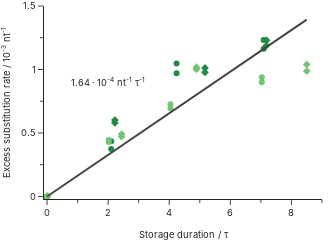

Notebook source saved alongside this figure:
### Code cell
df = data.data[f"overall_error_rates"].copy()
df.drop(df.loc[df['type'] == "delevents"].index, inplace=True)
df.drop(df.loc[df['type'] == "deletions"].index, inplace=True)
df.drop(df.loc[df['type'] == "insertions"].index, inplace=True)


colors = ['#238b45', '#74c476', '#bae4b3']


df['delta_rate'] = df['rate']
for group in df['group'].unique():
    for errortype in df['type'].unique():
        for read in df['read'].unique():
            idata = df.loc[(df['group'] == group) & (df['type'] == errortype) & (df['read'] == read)]
            baseline = df.loc[(df['delta_series_var'] == 0) & (df['group'] == group) & (df['type'] == errortype) & (df['read'] == read), 'rate'].mean()
            df.loc[(df['group'] == group) & (df['type'] == errortype) & (df['read'] == read), 'delta_rate'] -= baseline

df[['prov', 'GC']] = df['group'].str.split("_", expand=True)

fig = px.scatter(
    df, 
    x=df['delta_series_var'], 
    y=df['delta_rate']*1000, 
    color='prov',
    symbol='GC', 
    trendline='ols',
    trendline_scope="overall",
    trendline_options={"add_constant": False},
    trendline_color_override="#444444",
    color_discrete_sequence=['#238b45', '#74c476', '#bae4b3']
)
fig.add_annotation(
    x=2, y=0.9,
    text=f"{10*px.get_trendline_results(fig).px_fit_results[0].params[0]:.2f} · 10<sup>-4</sup> nt<sup>-1</sup> τ<sup>-1</sup>",
    showarrow=False,
    font={'family': "Inter", 'size': 28/3}
)


fig.update_layout(
    template="simple_white", 
    height=220, 
    width=330, 
    showlegend=False, 
    margin=dict(l=0, r=8, t=5, b=0),
    font_family="Inter",
    legend_font_size=28/3,
)
fig.update_xaxes(
    title_text='Storage duration / τ',
    title_font_family="Inter", 
    title_font_size=28/3, 
    range=[-0.1, 9],
    dtick=2,
    minor_ticks="outside", 
    minor_dtick=1,
    tickfont_size=28/3, 
)
fig.update_yaxes(
    title_text='Excess substitution rate / 10<sup>-3</sup> nt<sup>-1</sup>',
    title_font_family="Inter", 
    title_font_size=28/3, 
    range=[-0.02, 1.5],
    dtick=0.5,
    minor_ticks="outside", 
    minor_dtick=0.25,
    tickfont_size=28/3, 
)


fig.show()
fig.write_image("error_rates.svg")

### Figure 1 — Plotly figure (JSON) as saved in the notebook; plotly's stock layout.template omitted (floating-point values rounded to 4 significant figures)
{"data": [{"hovertemplate": "prov=Genscript<br>GC=GCall<br>delta_series_var=%{x}<br>y=%{y}<extra></extra>", "legendgroup": "Genscript, GCall", "marker": {"color": "#238b45", "symbol": "circle"}, "mode": "markers", "name": "Genscript, GCall", "orientation": "v", "showlegend": true, "type": "scatter", "x": [0, 0, 2.1, 2.1, 4.24, 4.24, 7.09, 7.09], "xaxis": "x", "y": [0, 0, 0.373, 0.4351, 0.9698, 1.048, 1.233, 1.163], "yaxis": "y"}, {"hovertemplate": "prov=Genscript<br>GC=GCfix<br>delta_series_var=%{x}<br>y=%{y}<extra></extra>", "legendgroup": "Genscript, GCfix", "marker": {"color": "#238b45", "symbol": "diamond"}, "mode": "markers", "name": "Genscript, GCfix", "orientation": "v", "showlegend": true, "type": "scatter", "x": [0, 0, 2.22, 2.22, 5.17, 5.17, 7.18, 7.18], "xaxis": "x", "y": [0, 0, 0.5806, 0.6018, 0.9779, 1.012, 1.23, 1.188], "yaxis": "y"}, {"hovertemplate": "prov=Twist<br>GC=GCall<br>delta_series_var=%{x}<br>y=%{y}<extra></extra>", "legendgroup": "Twist, GCall", "marker": {"color": "#74c476", "symbol": "circle"}, "mode": "markers", "name": "Twist, GCall", "orientation": "v", "showlegend": true, "type": "scatter", "x": [0, 0, 2.02, 2.02, 4.04, 4.04, 7.03, 7.03], "xaxis": "x", "y": [0, 0, 0.4443, 0.4286, 0.726, 0.6938, 0.9394, 0.8998], "yaxis": "y"}, {"hovertemplate": "prov=Twist<br>GC=GCfix<br>delta_series_var=%{x}<br>y=%{y}<extra></extra>", "legendgroup": "Twist, GCfix", "marker": {"color": "#74c476", "symbol": "diamond"}, "mode": "markers", "name": "Twist, GCfix", "orientation": "v", "showlegend": true, "type": "scatter", "x": [0, 0, 2.44, 2.44, 4.89, 4.89, 8.5, 8.5], "xaxis": "x", "y": [0, 0, 0.4914, 0.4716, 1.018, 1.002, 1.04, 0.9874], "yaxis": "y"}, {"hovertemplate": "<b>OLS trendline</b><br>y = 0.163815 * delta_series_var<br>R<sup>2</sup>=0.951791<br><br>delta_series_var=%{x}<br>y=%{y} <b>(trend)</b><extra></extra>", "legendgroup": "Overall Trendline", "line": {"color": "#444444"}, "mode": "lines", "name": "Overall Trendline", "showlegend": true, "type": "scatter", "x": [0, 0, 0, 0, 0, 0, 0, 0, 2.02, 2.02, 2.1, 2.1, 2.22, 2.22, 2.44, 2.44, 4.04, 4.04, 4.24, 4.24, 4.89, 4.89, 5.17, 5.17, 7.03, 7.03, 7.09, 7.09, 7.18, 7.18, 8.5, 8.5], "xaxis": "x", "y": [0, 0, 0, 0, 0, 0, 0, 0, 0.3309, 0.3309, 0.344, 0.344, 0.3637, 0.3637, 0.3997, 0.3997, 0.6618, 0.6618, 0.6946, 0.6946, 0.8011, 0.8011, 0.8469, 0.8469, 1.152, 1.152, 1.161, 1.161, 1.176, 1.176, 1.392, 1.392], "yaxis": "y"}], "layout": {"annotations": [{"font": {"family": "Inter", "size": 9.333}, "showarrow": false, "text": "1.64 · 10<sup>-4</sup> nt<sup>-1</sup> τ<sup>-1</sup>", "x": 2, "y": 0.9}], "font": {"family": "Inter"}, "height": 220, "legend": {"font": {"size": 9.333}, "title": {"text": "prov, GC"}, "tracegroupgap": 0}, "margin": {"b": 0, "l": 0, "r": 8, "t": 5}, "showlegend": false, "width": 330, "xaxis": {"anchor": "y", "domain": [0, 1], "dtick": 2, "minor": {"dtick": 1, "ticks": "outside"}, "range": [-0.1, 9], "tickfont": {"size": 9.333}, "title": {"font": {"family": "Inter", "size": 9.333}, "text": "Storage duration / τ"}}, "yaxis": {"anchor": "x", "domain": [0, 1], "dtick": 0.5, "minor": {"dtick": 0.25, "ticks": "outside"}, "range": [-0.02, 1.5], "tickfont": {"size": 9.333}, "title": {"font": {"family": "Inter", "size": 9.333}, "text": "Excess substitution rate / 10<sup>-3</sup> nt<sup>-1</sup>"}}}}
